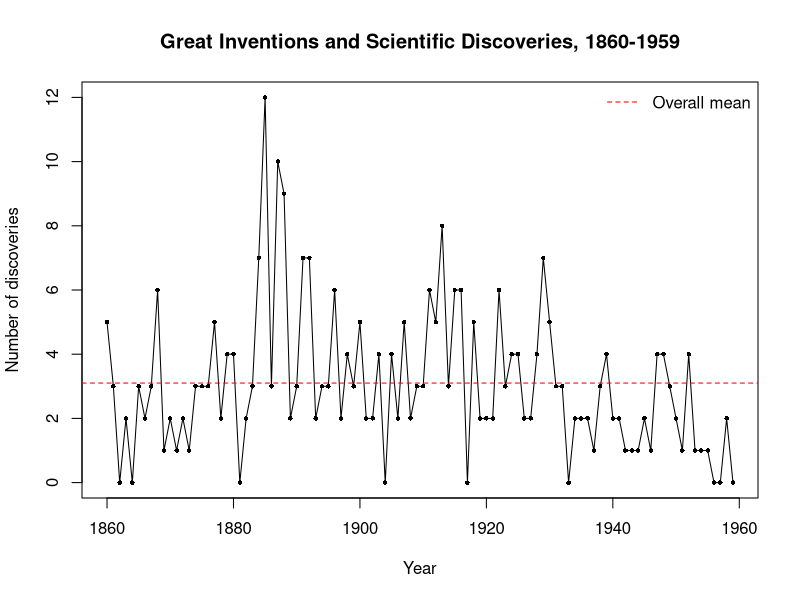
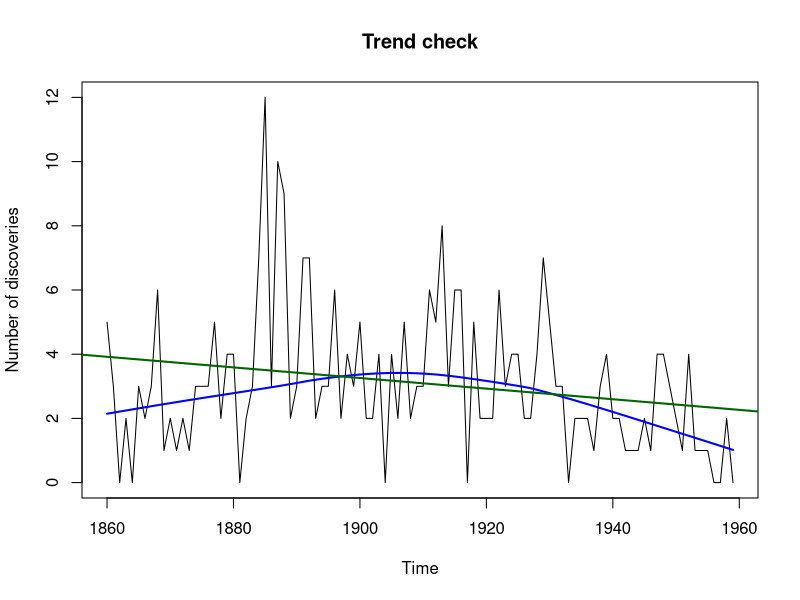
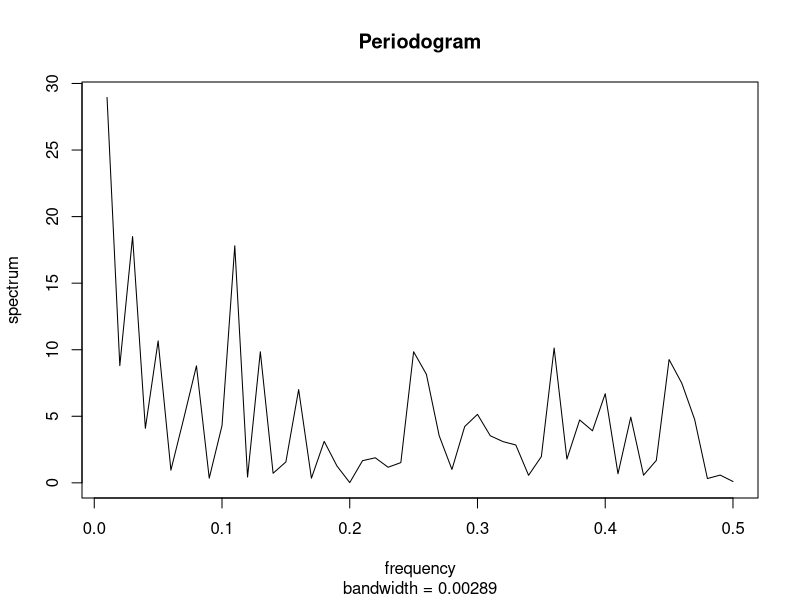
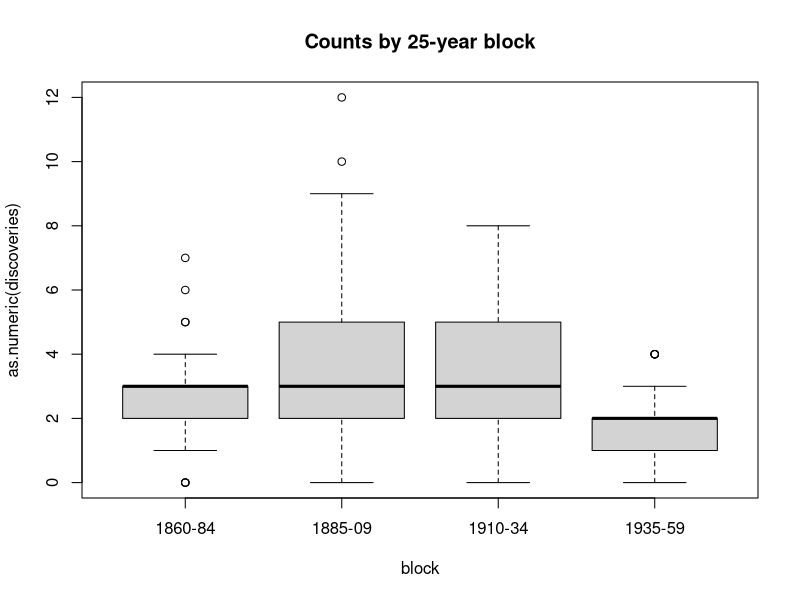
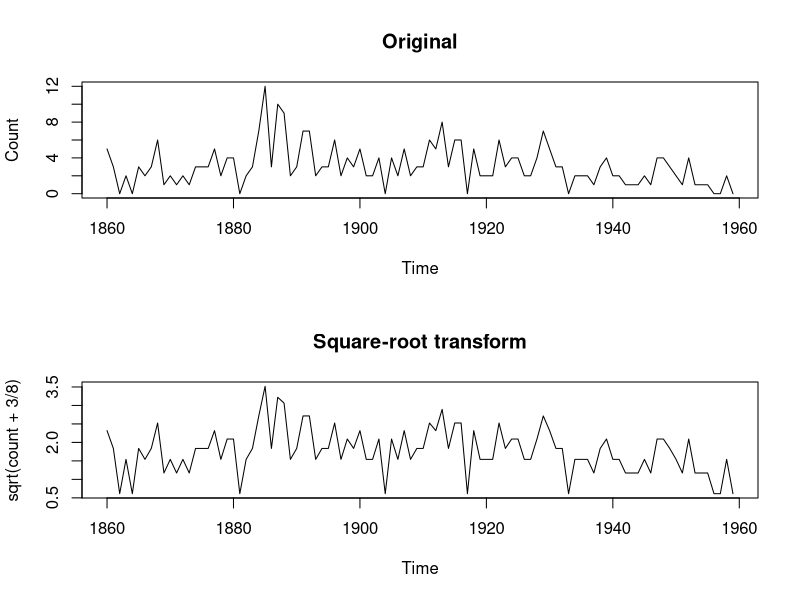
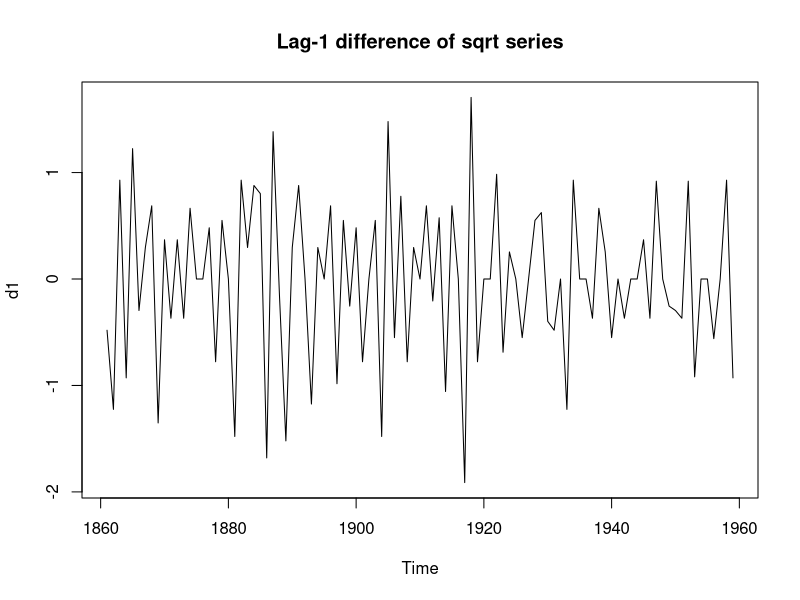
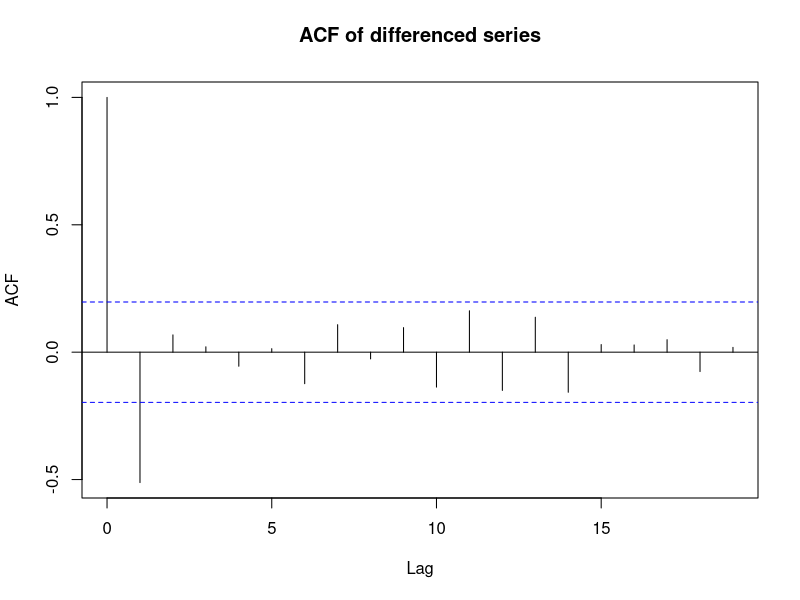
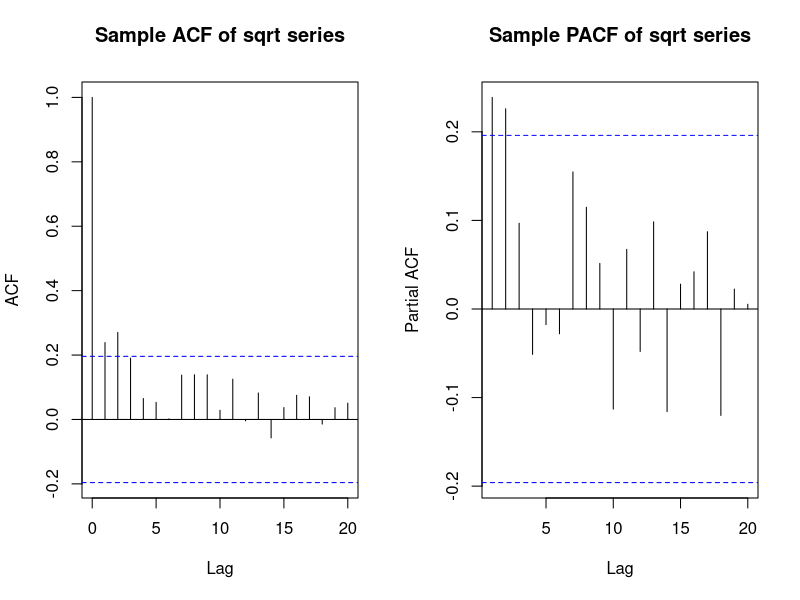

Here is the R script that generated these plots, in order:
## ---- chunk 1
knitr::opts_chunk$set(echo = TRUE)
## ---- chunk 2
data(discoveries)
x <- discoveries
t <- time(x)

start(x); end(x); frequency(x); length(x)
summary(x)
c(mean = mean(x), variance = var(x), sd = sd(x))
## ---- chunk 3
plot(x, type = "o", pch = 16, cex = 0.6,
     main = "Great Inventions and Scientific Discoveries, 1860-1959",
     xlab = "Year", ylab = "Number of discoveries")
abline(h = mean(x), lty = 2, col = "red")
legend("topright", legend = "Overall mean", lty = 2, col = "red", bty = "n")
## ---- chunk 4
# Linear regression on time
fit_lm <- lm(x ~ t)
summary(fit_lm)

t <- time(discoveries)
plot(discoveries, main = "Trend check", ylab = "Number of discoveries")
lines(lowess(t, discoveries), col = "blue", lwd = 2)
abline(lm(discoveries ~ t), col = "darkgreen", lwd = 2)

summary(lm(discoveries ~ t))
## ---- chunk 5
frequency(discoveries)
spec.pgram(discoveries, taper = 0, log = "no", main = "Periodogram")
## ---- chunk 6
# mean and variance in four 25-year blocks
block <- rep(1:4, each = 25)
tapply(discoveries, block, mean)
tapply(discoveries, block, var)

boxplot(as.numeric(discoveries) ~ block, names = c("1860-84", "1885-09", "1910-34", "1935-59"),
        main = "Counts by 25-year block")
## ---- chunk 7
library(tseries)
data(discoveries)
x <- discoveries

y <- sqrt(x + 3/8)

par(mfrow = c(2, 1))
plot(x, main = "Original", ylab = "Count")
plot(y, main = "Square-root transform", ylab = "sqrt(count + 3/8)")
par(mfrow = c(1, 1))
## ---- chunk 8
block <- rep(1:4, each = 25)
rbind(original = tapply(x, block, var),
      sqrt     = tapply(y, block, var))
## ---- chunk 9
adf.test(y)    # H0: non-stationary (unit root)
kpss.test(y)   # H0: stationary
## ---- chunk 10
d1 <- diff(y, lag = 1)
plot(d1, main = "Lag-1 difference of sqrt series")
adf.test(d1)
c(var_y = var(y), var_d1 = var(d1))
acf(d1, main = "ACF of differenced series")
## ---- chunk 11
y <- sqrt(discoveries + 3/8)

par(mfrow = c(1, 2))
acf(y, lag.max = 20, main = "Sample ACF of sqrt series")
pacf(y, lag.max = 20, main = "Sample PACF of sqrt series")
par(mfrow = c(1, 1))
## ---- chunk 12
m_ar1   <- arima(y, order = c(1, 0, 0))
m_ar2   <- arima(y, order = c(2, 0, 0))
m_ma1   <- arima(y, order = c(0, 0, 1))
m_arma  <- arima(y, order = c(1, 0, 1))

m_ar2
c(AR1 = AIC(m_ar1), AR2 = AIC(m_ar2), MA1 = AIC(m_ma1), ARMA11 = AIC(m_arma))
## ---- chunk 13
lags <- 1:20
phi1 <- coef(m_ar1)["ar1"]
phi2 <- coef(m_ar2)[c("ar1", "ar2")]

par(mfrow = c(2, 2))
plot(lags, ARMAacf(ar = phi1, lag.max = 20)[-1], type = "h",
     main = "Theoretical ACF: AR(1)", ylab = "ACF"); abline(h = 0)
plot(lags, ARMAacf(ar = phi1, lag.max = 20, pacf = TRUE), type = "h",
     main = "Theoretical PACF: AR(1)", ylab = "PACF"); abline(h = 0)
plot(lags, ARMAacf(ar = phi2, lag.max = 20)[-1], type = "h",
     main = "Theoretical ACF: AR(2)", ylab = "ACF"); abline(h = 0)
plot(lags, ARMAacf(ar = phi2, lag.max = 20, pacf = TRUE), type = "h",
     main = "Theoretical PACF: AR(2)", ylab = "PACF"); abline(h = 0)
par(mfrow = c(1, 1))
